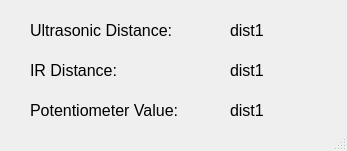
<?xml version="1.0" encoding="UTF-8"?>
<ui version="4.0">
 <class>SensorLab</class>
 <widget class="QMainWindow" name="SensorLab">
  <property name="geometry">
   <rect>
    <x>0</x>
    <y>0</y>
    <width>347</width>
    <height>151</height>
   </rect>
  </property>
  <property name="windowTitle">
   <string>MainWindow</string>
  </property>
  <property name="animated">
   <bool>false</bool>
  </property>
  <widget class="QWidget" name="centralwidget">
   <widget class="QLabel" name="us_label">
    <property name="geometry">
     <rect>
      <x>30</x>
      <y>20</y>
      <width>171</width>
      <height>21</height>
     </rect>
    </property>
    <property name="font">
     <font>
      <pointsize>12</pointsize>
     </font>
    </property>
    <property name="text">
     <string>Ultrasonic Distance:</string>
    </property>
    <property name="scaledContents">
     <bool>false</bool>
    </property>
   </widget>
   <widget class="QLabel" name="ir_label">
    <property name="geometry">
     <rect>
      <x>30</x>
      <y>60</y>
      <width>171</width>
      <height>21</height>
     </rect>
    </property>
    <property name="font">
     <font>
      <pointsize>12</pointsize>
     </font>
    </property>
    <property name="text">
     <string>IR Distance:</string>
    </property>
    <property name="scaledContents">
     <bool>false</bool>
    </property>
   </widget>
   <widget class="QLabel" name="pot_label">
    <property name="geometry">
     <rect>
      <x>30</x>
      <y>100</y>
      <width>171</width>
      <height>21</height>
     </rect>
    </property>
    <property name="font">
     <font>
      <pointsize>12</pointsize>
     </font>
    </property>
    <property name="text">
     <string>Potentiometer Value: </string>
    </property>
    <property name="scaledContents">
     <bool>false</bool>
    </property>
   </widget>
   <widget class="QLabel" name="us_value">
    <property name="geometry">
     <rect>
      <x>230</x>
      <y>20</y>
      <width>41</width>
      <height>21</height>
     </rect>
    </property>
    <property name="font">
     <font>
      <pointsize>12</pointsize>
     </font>
    </property>
    <property name="text">
     <string>dist1</string>
    </property>
    <property name="scaledContents">
     <bool>false</bool>
    </property>
   </widget>
   <widget class="QLabel" name="ir_value">
    <property name="geometry">
     <rect>
      <x>230</x>
      <y>60</y>
      <width>41</width>
      <height>21</height>
     </rect>
    </property>
    <property name="font">
     <font>
      <pointsize>12</pointsize>
     </font>
    </property>
    <property name="text">
     <string>dist1</string>
    </property>
    <property name="scaledContents">
     <bool>false</bool>
    </property>
   </widget>
   <widget class="QLabel" name="pot_value">
    <property name="geometry">
     <rect>
      <x>230</x>
      <y>100</y>
      <width>41</width>
      <height>21</height>
     </rect>
    </property>
    <property name="font">
     <font>
      <pointsize>12</pointsize>
     </font>
    </property>
    <property name="text">
     <string>dist1</string>
    </property>
    <property name="scaledContents">
     <bool>false</bool>
    </property>
   </widget>
  </widget>
  <widget class="QStatusBar" name="statusbar"/>
 </widget>
 <resources/>
 <connections/>
</ui>
